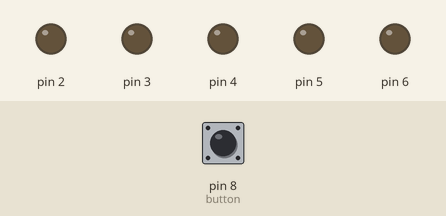
The sketch below on a simulated Arduino Uno, built with avr-gcc and run on an emulated ATmega328P. On the bench: output pins drawn as LEDs (lit = HIGH). The inputs (shaded band) are chosen by the test bench; at power-on: pin 8 (button) LOW. What the sketch prints to the serial monitor is not drawn.

Above: at 1.2 s.
1.3 s: pin 8 (button) pulled HIGH for 0.15 s
At 1.8 s:
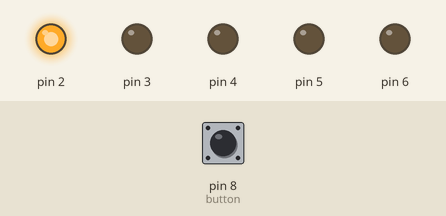
At 6.0 s:
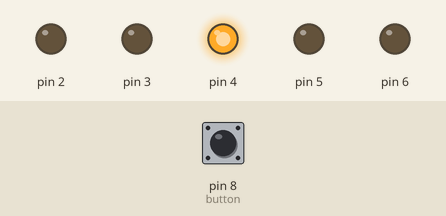
10.4 s: pin 8 (button) pulled HIGH for 1 s
At 14.1 s:
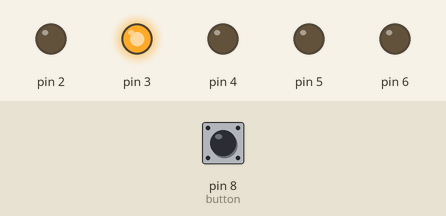
Timing chart, 0 to 20.4 s (numbered marks = the images above; inputs shaded):
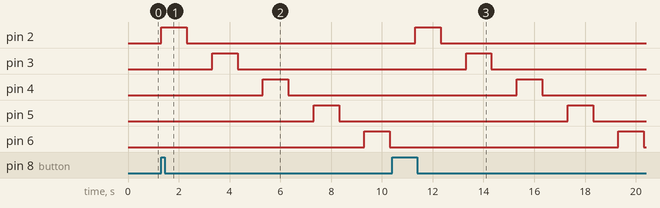

The sketch:

06-Button-ConditionalLEDs.ino
```cpp
// This program blinks LEDs one by one if the button is pressed.
// Otherwise, it prints a warning message on the Serial Monitor.

int button=8;
void setup() {
  // put your setup code here, to run once:
  for(int i=2;i<7;i++){
    pinMode(i,OUTPUT);
  }
  pinMode(button,INPUT);
  Serial.begin(9600);

}

void loop() {
  // put your main code here, to run repeatedly:
  int x = digitalRead(button);
  if(x){
      for(int i=2;i<7;i++){
        digitalWrite(i,HIGH);
        delay(1000);
        digitalWrite(i,LOW);
        delay(1000);
  }}
  else{
    Serial.println("Does not work!");
  }


}
```

Measured:
- after the input at 1.3 s, pin 2: LOW → HIGH at once, → LOW 1.0 s later; pin 3: LOW → HIGH after 2.0 s, → LOW 1.0 s later; pin 4: LOW → HIGH after 4.0 s, → LOW 1.0 s later; pin 5: LOW → HIGH after 6.0 s, → LOW 1.0 s later; pin 6: LOW → HIGH after 8.0 s, → LOW 1.0 s later
- after the input at 10.4 s, pin 2: LOW → HIGH after 0.91 s, → LOW 1.0 s later; pin 3: LOW → HIGH after 2.9 s, → LOW 1.0 s later; pin 4: LOW → HIGH after 4.9 s, → LOW 1.0 s later; pin 5: LOW → HIGH after 6.9 s, → LOW 1.0 s later; pin 6: LOW → HIGH after 8.9 s, → LOW 1.0 s later
